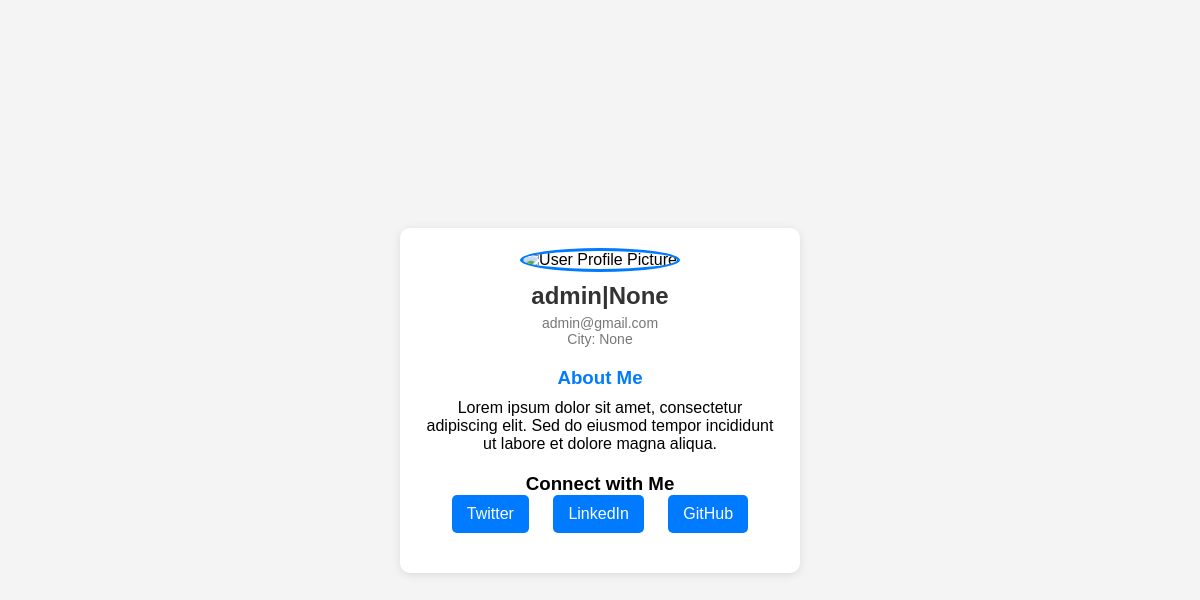
The page /userviewPage (signed in) on the database its author committed.
### app/models.py (models this page shows, shortened)
class CustomUser(AbstractUser):
    User_Type=[
        ("admin","Admin"),
        ("recuter","Recuter"),
        ("seckeer","Seckeer"),
    ]
    Gender_Type=[
        ("male","Male"),
        ("female","Female")
    ]
    UserType=models.CharField(choices=User_Type,max_length=100,null=True)
    GenderType=models.CharField(choices=Gender_Type,max_length=100,null=True)
    City=models.CharField(max_length=100,null=True)
    Pic=models.ImageField(upload_to="user_img",null=True)

### project/views.py (the view)
# urls.py: path('userviewPage',userviewPage,name="userviewPage"),
def userviewPage(request):
    return render(request, "authentication/user/userviewPage.html")

### template/authentication/user/userviewPage.html (shortened to what this page needs)
<!DOCTYPE html>
<html lang="en">
<head>
    <link rel="stylesheet" href="/static/userviewPage.css">
</head>
<body>
    <div class="container">
        <div class="profile-card">
            <div class="profile-header">
                <img src="/{{user.Pic}}" alt="User Profile Picture" class="profile-pic">
                <h2 class="username">{{user.username}}|{{user.UserType}}</h2>
                <p class="email">{{user.email}}</p>
                <p class="city">City: {{user.City}}</p>
            </div>
            <div class="bio">
                <h3>About Me</h3>
                <p>Lorem ipsum dolor sit amet, consectetur adipiscing elit. Sed do eiusmod tempor incididunt ut labore et dolore magna aliqua.</p>
            </div>
            <div class="social-links">
                <h3>Connect with Me</h3>
                <a href="#" class="social-icon">Twitter</a>
                <a href="#" class="social-icon">LinkedIn</a>
                <a href="#" class="social-icon">GitHub</a>
            </div>
        </div>
    </div>
</body>
</html>

### static/userviewPage.css (style rules this page uses)
* { box-sizing: border-box; margin: 0; padding: 0; }
body { font-family: Arial, sans-serif; background-color: #f4f4f4; display: flex; justify-content: center; align-items: center; height: 100vh; }
.container { width: 90%; max-width: 400px; }
.profile-card { background: white; border-radius: 10px; box-shadow: 0 2px 10px rgba(0, 0, 0, 0.1); padding: 20px; text-align: center; }
.profile-header { margin-bottom: 20px; }
.profile-pic { width: 100px; height: 100px; border-radius: 50%; border: 3px solid #007bff; }
.username { margin: 10px 0 5px; font-size: 24px; color: #333; }
.email { font-size: 14px; color: #777; }
.city { font-size: 14px; color: #777; }
.bio { margin: 20px 0; }
.bio h3 { margin-bottom: 10px; color: #007bff; }
.social-links { margin-top: 20px; }
.social-icon { display: inline-block; margin: 0 10px; padding: 10px 15px; background-color: #007bff; color: white; border-radius: 5px; text-decoration: none; }

### rows shown on the page
CustomUser: username "admin", UserType "None", email "admin@gmail.com", City "None"
